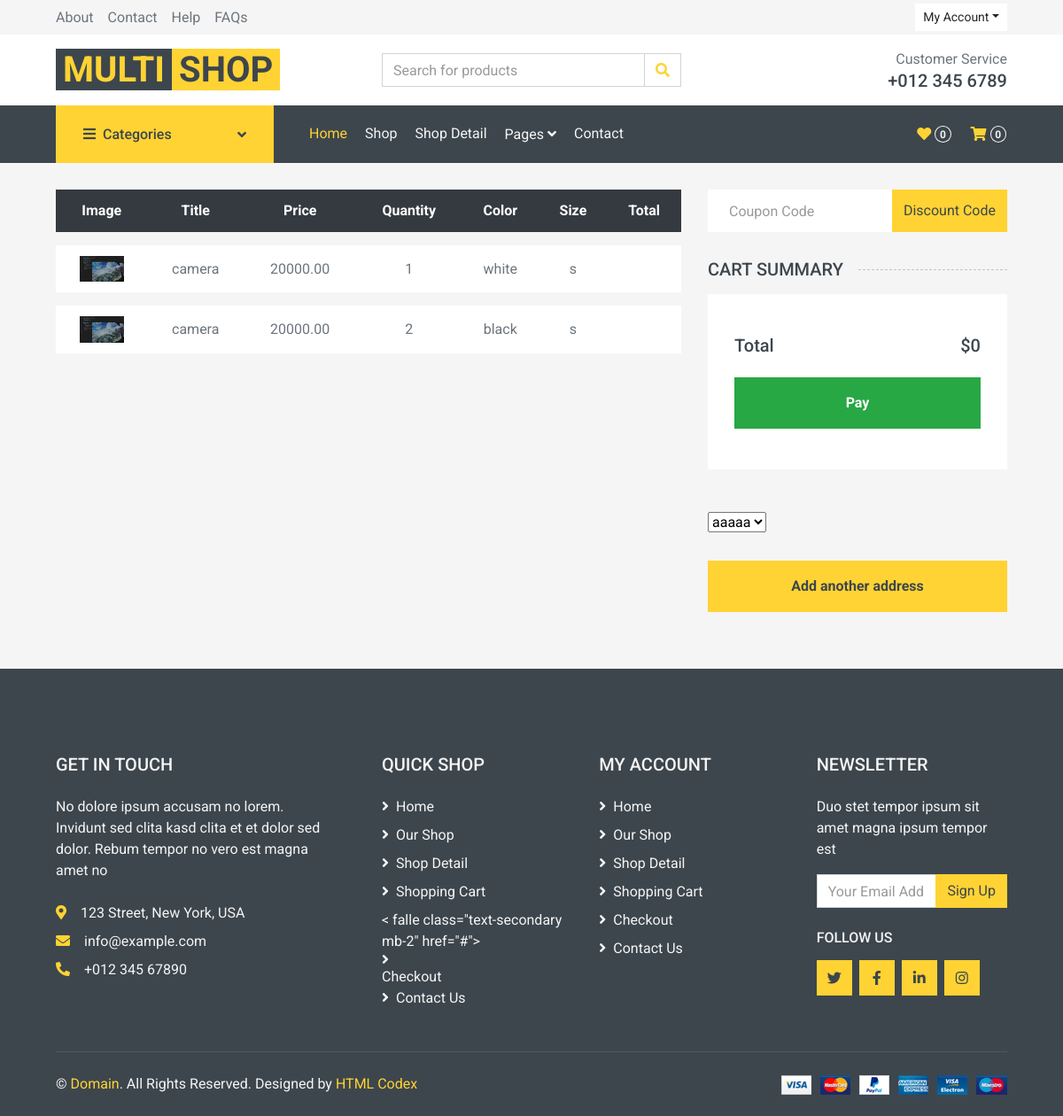
/cart/order/9 (signed in), run on the app's committed database.
### cart/models.py (models this page shows, shortened)
class OrderItem(models.Model):
    order = models.ForeignKey(Order, on_delete=models.CASCADE, related_name="item")
    product = models.ForeignKey(Product, on_delete=models.CASCADE, related_name="item")
    size = models.CharField(max_length=10)
    color = models.CharField(max_length=10)
    quantity = models.IntegerField()
    price = models.DecimalField(max_digits=20, decimal_places=2)

class Order(models.Model):
    user = models.ForeignKey(User, on_delete=models.CASCADE)
    total_price = models.IntegerField(default=0)
    created = models.DateTimeField(auto_now_add=True)
    is_paid = models.BooleanField(default=False)

### product/models.py (models this page shows, shortened)
class Product(models.Model):
    title = models.CharField(max_length=100)
    description = models.TextField()
    price = models.FloatField()
    discount = models.FloatField()
    image = models.ImageField(upload_to="images/", null=True, blank=True)
    size = models.ManyToManyField(Size , blank=True , null=True ,related_name="product")
    color = models.ManyToManyField(Color, related_name="product")

### cart/views.py (the view)
# urls.py: path('order/<int:id>', views.Order_detail, name='order_detail'),
def Order_detail(request , id):
    if request.method == "GET":
        order = get_object_or_404(Order, id=id)
        return render(request , 'cart/order_detail.html' , {'order':order})

### cart/templates/cart/order_detail.html (shortened to what this page needs)
{% extends 'base.html' %}
{% load  static %}
{% block main %}
    <div class="container-fluid">
        <div class="row px-xl-5">
            <div class="col-lg-8 table-responsive mb-5">
                <table class="table table-light table-borderless table-hover text-center mb-0">
                    <thead class="thead-dark">
                        <tr>
                            <th>Image</th>
                            <th>Title</th>
                            <th>Price</th>
                            <th>Quantity</th>
                            <th>Color</th>
                            <th>Size</th>
                            <th>Total</th>
                        </tr>
                    </thead>
                    <tbody class="align-middle">
                        {% for item in order.item.all %}
                            <tr>
                            <td class="align-middle"><img src="{{ item.product.image.url }}" alt="" style="width: 50px;"></td>
                            <td class="align-middle">{{ item.product.title }}</td>
                            <td class="align-middle">{{ item.price }}</td>
                            <td class="align-middle">{{ item.quantity }}</td>
                            <td class="align-middle">{{ item.color }}</td>
                                <td class="align-middle">{{ item.size }}</td>
                            <td class="align-middle">{{ item.total }}</td>
                        </tr>
                        {% endfor %}
                    </tbody>
                </table>
            </div>
            <div class="col-lg-4">
                <form class="mb-30" method="post" action="{% url 'cart:apply_discount' order.id %}">
                    <div class="input-group">
                        <input type="text" name="discount_code" class="form-control border-0 p-4" placeholder="Coupon Code">
                        <div class="input-group-append">
                            <button class="btn btn-primary">Discount Code</button>
                        </div>
                    </div>
                </form>
                <h5 class="section-title position-relative text-uppercase mb-3"><span class="bg-secondary pr-3">Cart Summary</span></h5>
                <div class="bg-light p-30 mb-5">
                    <div class="pt-2">
                        <div class="d-flex justify-content-between mt-2">
                            <h5>Total</h5>
                            <h5>${{ order.total_price }}</h5>
                        </div>
                        {% if request.user.addresses.all %}
                        	<a href="{% url 'cart:order_creation' %}"
                           class="btn btn-block btn-success font-weight-bold my-3 py-3">Pay</a>
                        {% endif %}
                    </div>
                </div>
                {% if request.user.addresses.all %}
                	<select class="form-select form-select-lg mb-3" aria-label=".form-select-lg example">
                    {% for address in request.user.addresses.all %}
                        <option value="3">{{ address.address }}</option>
                    {% endfor %}
                    </select>
                       <a href="{% url 'account:add_address' %}?next={% url 'cart:order_detail' order.id %}"
                           class="btn btn-block btn-primary font-weight-bold my-3 py-3">Add another address</a>
                    {% else %}
                       <a href="{% url 'account:add_address' %}?next={% url 'cart:order_detail' order.id %}"
                           class="btn btn-block btn-primary font-weight-bold my-3 py-3">Add address first</a>
                {% endif %}
            </div>
        </div>
    </div>
{% endblock %}

### data on the page
OrderItem: product.image (picture), product "camera", price "20000.00", quantity "1", color "white", size "s"
OrderItem: product.image (picture), product "camera", price "20000.00", quantity "2", color "black", size "s"
Order: total_price "0"

### other printed values
form field value "aaaaa"
